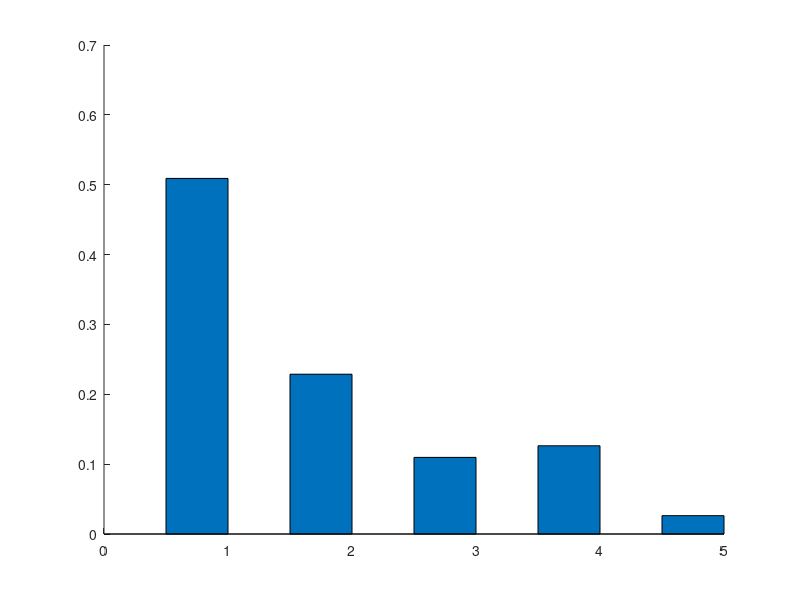

The MATLAB source for this figure: (Note: this script raises an error after producing the figure.)
% -------------------------------------------------------------------------
%                      Program Description
% -------------------------------------------------------------------------
%   
% Purpose:
%     - Plot Figures 4 and 5.
%     - Two Sectors Model
%     - The Size Distribution of Firms and Industrial Water Pollution: A
%       Quantitative Analysis of China.
%  
% Author:
%     - Xin Tang @ International Monetary Fund
% 
% File Dependence:
%     - benchmark_new.mat
%     - notax_new.mat
%     - regulation_new.mat
%  
% Record of Revisions:
%         Date:                 Description of Changes
%     ============        =================================
%      04/19/2019                 Original Version
% =========================================================================
clc;
clear all;

% Benchmark Distributions
load('./Results/benchmark_new.mat');
% ================== Plot Figure 5 ======================
% Bench vs No-tax: firm
figure(1)
bar([firmmodel,fsdata'],1,'group');
colormap summer ;
legend('Model','China','Location','NorthEast');
set(gca,'XTick',1:5);
set(gca,'XTickLabel',{'1-19','20-49','50-99','100-399','400+'});
ylim([0 1]);
xlabel('Firm Size Groups');
ylabel('Fraction of Firms');
title('Firm Size Distribution: Benchmark','FontWeight','Normal');
saveas(gcf,'./Results/Figure5_Left.eps','epsc');

% Bench vs No-tax: employment
figure(2)
bar([esmodel,esdata'],1,'group');
colormap summer ;
legend('Model','China','Location','NorthEast');
set(gca,'XTick',1:5);
set(gca,'XTickLabel',{'1-19','20-49','50-99','100-399','400+'});
ylim([0 1]);
xlabel('Firm Size Groups');
ylabel('Fraction of Workers');
title('Employment Distribution: Benchmark','FontWeight','Normal');
saveas(gcf,'./Results/Figure5_Right.eps','epsc');

% ============== Compute Data for Figure 6 ==================
totfirmd_bench = sum(zprob(indzhatd:end));
tote_bench = sum(ldd(indzhatd:end).*zprob(indzhatd:end));
indmd = pid>wss;
firmmodeld_bench = zeros(5,1) ;
esmodeld_bench = zeros(5,1) ;
% Polluting Sector
for indbin = 1:1:5
    seld = find(ldd>=cutleft(indbin) & ldd<cutleft(indbin+1));
    if isempty(seld) == 1
        continue ;
    end
    firmmodeld_bench(indbin) = sum(zprob(seld).*indmd(seld)) ;
    esmodeld_bench(indbin) =...
        sum(zprob(seld).*ldd(seld).*indmd(seld)) ;    
end
firmmodeld_bench = firmmodeld_bench/totfirmd_bench;
esmodeld_bench = esmodeld_bench/tote_bench;

clearvars -except firmmodeld_bench esmodeld_bench;

% No-tax Distributions
load('./Results/notax_new.mat');
totfirmd_notax = sum(zprob(indzhatd:end));
tote_notax = sum(ldd(indzhatd:end).*zprob(indzhatd:end));
indmd = pid>wss;
firmmodeld_notax = zeros(5,1) ;
esmodeld_notax = zeros(5,1) ;
% Polluting Sector
for indbin = 1:1:5
    seld = find(ldd>=cutleft(indbin) & ldd<cutleft(indbin+1));
    if isempty(seld) == 1
        continue ;
    end
    firmmodeld_notax(indbin) = sum(zprob(seld).*indmd(seld)) ;
    esmodeld_notax(indbin) =...
        sum(zprob(seld).*ldd(seld).*indmd(seld)) ;    
end
firmmodeld_notax = firmmodeld_notax/totfirmd_notax;
esmodeld_notax = esmodeld_notax/tote_notax;

clearvars -except firmmodeld_bench esmodeld_bench ...
    firmmodeld_notax esmodeld_notax;

% Regulation Distributions
load('./Results/regulation_new.mat');
totfirmd_reg = sum(zprob(indzhatd:end));
tote_reg = sum(ldd(indzhatd:end).*zprob(indzhatd:end));
indmd = pid>wss;
firmmodeld_reg = zeros(5,1) ;
esmodeld_reg = zeros(5,1) ;
% Polluting Sector
for indbin = 1:1:5
    seld = find(ldd>=cutleft(indbin) & ldd<cutleft(indbin+1));
    if isempty(seld) == 1
        continue ;
    end
    firmmodeld_reg(indbin) = sum(zprob(seld).*indmd(seld)) ;
    esmodeld_reg(indbin) =...
        sum(zprob(seld).*ldd(seld).*indmd(seld)) ;    
end
firmmodeld_reg = firmmodeld_reg/totfirmd_reg;
esmodeld_reg = esmodeld_reg/tote_reg;

clearvars -except firmmodeld_bench esmodeld_bench ...
    firmmodeld_notax esmodeld_notax ...
    firmmodeld_reg esmodeld_reg ;

% ================== Plot Figure 5 ======================
% Bench vs No-tax: firm
figure(3)
bar([firmmodeld_bench,firmmodeld_notax],1,'group');
colormap summer ;
legend('Benchmark','No Tax','Location','NorthEast');
set(gca,'XTick',1:5);
set(gca,'XTickLabel',{'1-19','20-49','50-99','100-399','400+'});
ylim([0 1]);
xlabel('Firm Size Groups');
ylabel('Fraction of Firms');
title('Firm Size Distribution: Benchmark vs. No Tax',...
    'FontWeight','Normal');
saveas(gcf,'./Results/Figure6_TopLeft.eps','epsc');

% Bench vs No-tax: employment
figure(4)
bar([esmodeld_bench,esmodeld_notax],1,'group');
colormap summer ;
legend('Benchmark','No Tax','Location','NorthEast');
set(gca,'XTick',1:5);
set(gca,'XTickLabel',{'1-19','20-49','50-99','100-399','400+'});
ylim([0 1]);
xlabel('Firm Size Groups');
ylabel('Fraction of Workers');
title('Employment Distribution: Benchmark vs. No Tax',...
    'FontWeight','Normal');
saveas(gcf,'./Results/Figure6_BotLeft.eps','epsc');

% Bench vs Regulation: firm
figure(5)
bar([firmmodeld_bench,firmmodeld_reg],1,'group');
colormap summer ;
legend('Benchmark','Regulation','Location','NorthEast');
set(gca,'XTick',1:5);
set(gca,'XTickLabel',{'1-19','20-49','50-99','100-399','400+'});
ylim([0 1]);
xlabel('Firm Size Groups');
ylabel('Fraction of Firms');
title('Firm Size Distribution: Benchmark vs. Regulation',...
    'FontWeight','Normal');
saveas(gcf,'./Results/Figure6_TopRight.eps','epsc');

% Bench vs Regulation: employment
figure(6)
bar([esmodeld_bench,esmodeld_reg],1,'group');
colormap summer ;
legend('Benchmark','Regulation','Location','NorthEast');
set(gca,'XTick',1:5);
set(gca,'XTickLabel',{'1-19','20-49','50-99','100-399','400+'});
ylim([0 1]);
xlabel('Firm Size Groups');
ylabel('Fraction of Workers');
title('Employment Distribution: Benchmark vs. Regulation',...
    'FontWeight','Normal');
saveas(gcf,'./Results/Figure6_BotRight.eps','epsc');